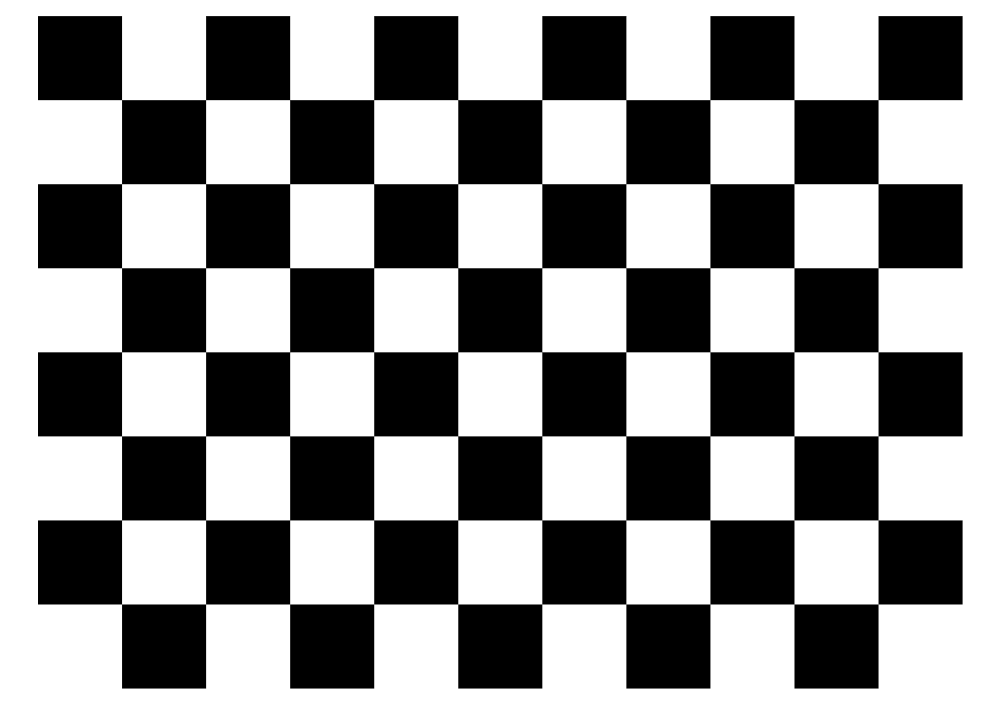
#> input picture Image_1.png, 1000 x 707 px
$ python transformer.py
#> lines starting #> are read from the running program, lines starting #| are printed output that depends on the picture; after the words box and inside, x2 and y2 are one past the last pixel; in counts of white or black regions, pixels touching at a corner belong together
# Make a function that will do the work
import cv2
import numpy as np
import time

def transformer(mat , img):
    pass
# Translational
the=30
#M =np.array([[1,0,50],[0,1,0],[0,0,1]])
# Rotation
M =np.array([[np.cos(the),np.sin(the),0],[np.sin(the),np.cos(the),0],[0,0,1]])
img = cv2.imread("Image_1.png")
#> img is the input picture: shape (707, 1000, 3); min 0, max 255, mean 142.9
img = cv2.cvtColor(img, cv2.COLOR_BGR2GRAY)
#> img: shape (707, 1000)
# grab the dimensions of the image and calculate the center of the
# image
out_img = np.zeros((img.shape[0]+1000,img.shape[1]+1000))
for i in range(img.shape[0]):
    for j in range(img.shape[1]):
       intensity = img[i,j]
       points= np.array([i,j,1])
       processed_points= np.matmul(M,points)
       #print(intensity)
       out_img[int(processed_points[0]),int(processed_points[1])] = intensity
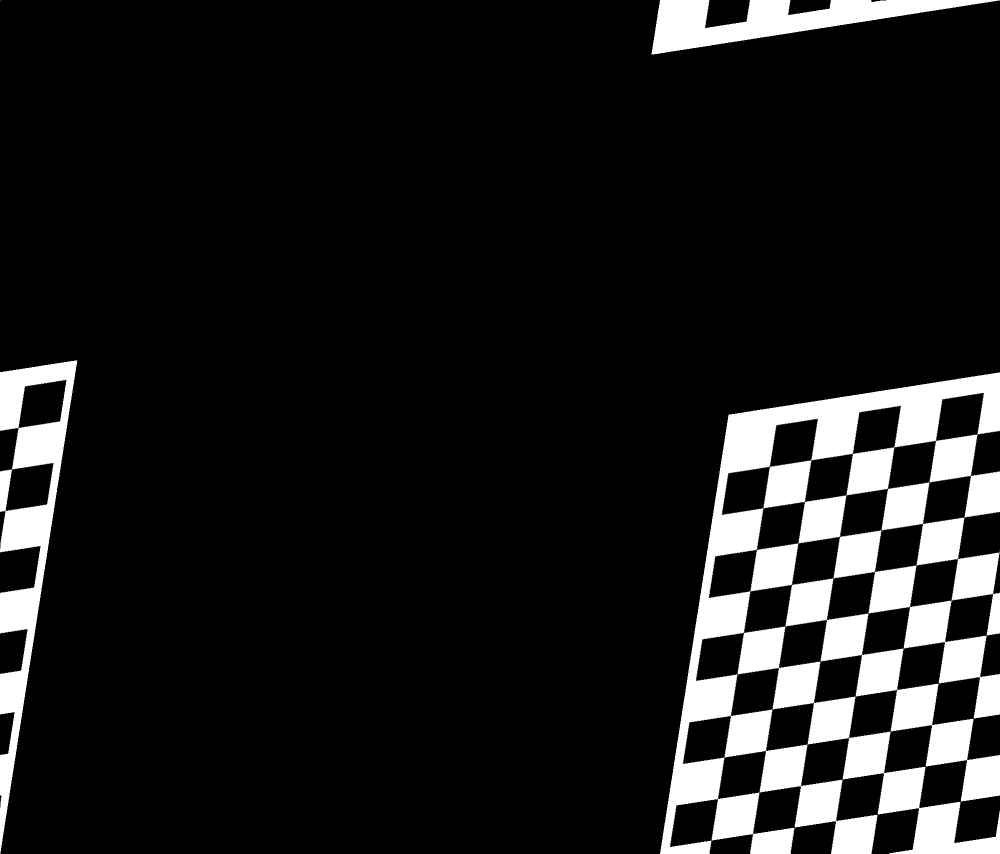
#> out_img: shape (1707, 2000) float64 (shown at 1/2 size); min 0, max 255, mean 28.1

       #print(processed_points)
        #time.sleep(0.1)
cv2.imshow('out_img', out_img)
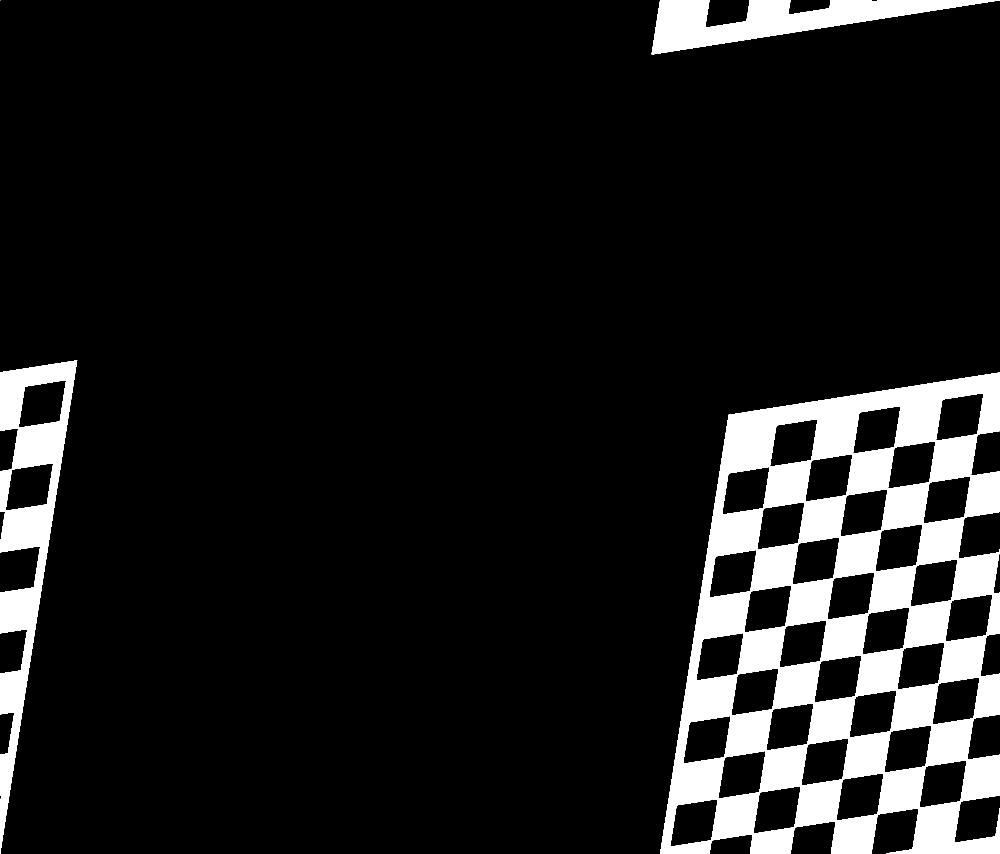
#> window 'out_img': shape (1707, 2000) (shown at 1/2 size); 11.2% white; 4 white regions (1 under 20 px), largest, box (x1, y1, x2, y2) and area: (1320, 745, 2000, 1707) 304531, (0, 720, 155, 1707) 47429, (1303, 0, 2000, 109) 31704
cv2.waitKey(0)
